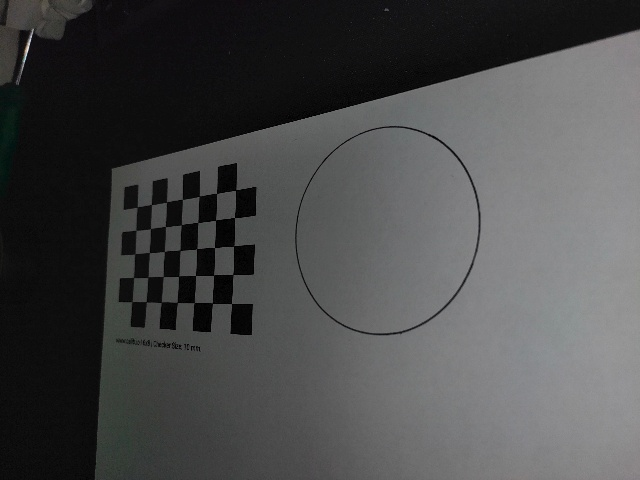
#> input picture src/chessboard/printed_chessboard_reduced.jpg, 640 x 480 px
$ python chessboard_reprojection.py
#> lines starting #> are read from the running program, lines starting #| are printed output that depends on the picture
import cv2
import numpy as np

def detect_chessboard_corners(image, pattern_size):
    image_gray = cv2.cvtColor(image, cv2.COLOR_BGR2GRAY)
    ret, corners = cv2.findChessboardCorners(image_gray, pattern_size, None)
    criteria = (cv2.TERM_CRITERIA_EPS + cv2.TERM_CRITERIA_MAX_ITER, 30, 0.001)
    corners = cv2.cornerSubPix(image_gray, corners, (5, 5), (-1, -1), criteria)
    return corners

# Load the two images
distorted_image = cv2.imread("printed_chessboard_reduced.jpg")
#> distorted_image is the input picture: shape (480, 640, 3); mean B, G, R 74, 73.8, 73.3
target_image = cv2.imread("printed_chessboard_frontal.png")
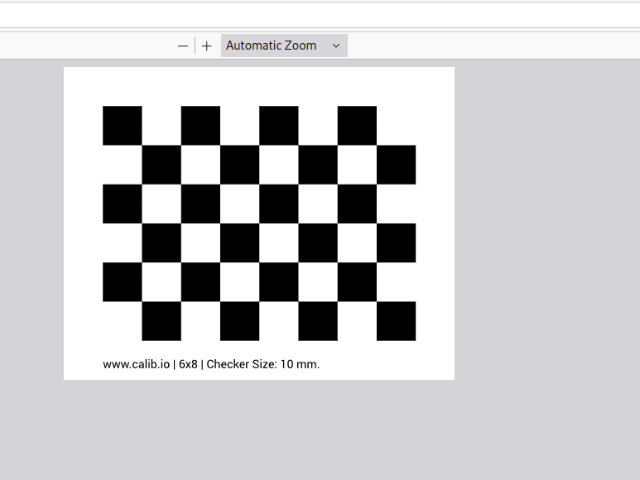
#> input picture src/chessboard/printed_chessboard_frontal.png, 640 x 480 px
#> target_image is the input picture: shape (480, 640, 3); mean B, G, R 203.8, 202.3, 202.3

# Number of nternal corners to detect
pattern_size = (7,5)

# Detect corners
corners_distorted = detect_chessboard_corners(distorted_image, pattern_size)
#> in detect_chessboard_corners, `ret, corners = cv2.findChessboardCorners(image_gray, pattern_size, None)`: ret = True; corners = 35 rows, first 8: [138.1, 206.9], [151.2, 204.5], [166.7, 202.5], [182, 198.9], [199.5, 196.5], [216.5, 193.6], [235.5, 190.1], [136.2, 230.1]
#> in detect_chessboard_corners, `corners = cv2.cornerSubPix(image_gray, corners, (5, 5), (-1, -1), crit..`: corners = 35 rows, first 8: [137.2, 206.9], [151.4, 204.6], [166.5, 202], [182.4, 199.3], [199.3, 196.1], [216.5, 193.4], [235.6, 190], [136, 230.3]
#> corners_distorted has the same summary as corners in detect_chessboard_corners
corners_target = detect_chessboard_corners(target_image, pattern_size)
#> in detect_chessboard_corners (call 2), `ret, corners = cv2.findChessboardCorners(image_gray, pattern_size, None)`: corners = 35 rows, first 8: [141.5, 144.8], [180.6, 144.7], [219.6, 144.7], [258.7, 144.8], [297.9, 144.7], [337.2, 144.7], [376.3, 144.7], [141.5, 183.9]
#> in detect_chessboard_corners (call 2), `corners = cv2.cornerSubPix(image_gray, corners, (5, 5), (-1, -1), crit..`: corners = 35 rows, first 8: [141.5, 144.7], [180.6, 144.7], [219.6, 144.7], [258.7, 144.7], [297.9, 144.7], [337.2, 144.7], [376.3, 144.7], [141.5, 183.8]
#> corners_target has the same summary as corners in detect_chessboard_corners

# Calculate homography
H, _ = cv2.findHomography(corners_distorted, corners_target)
#> H = [[4.73, 0.31, -501.1], [0.853, 2.62, -440.5], [0.00294, 0.000485, 1]]
print(H)
#| [[ 4.72769314e+00  3.09809496e-01 -5.01140614e+02]
#|  [ 8.53336995e-01  2.61627610e+00 -4.40493905e+02]
#|  [ 2.93673894e-03  4.85202212e-04  1.00000000e+00]]

# Warp the distorted image to match the target
corrected_image = cv2.warpPerspective(distorted_image, H, (2*distorted_image.shape[1], 2*distorted_image.shape[0]))
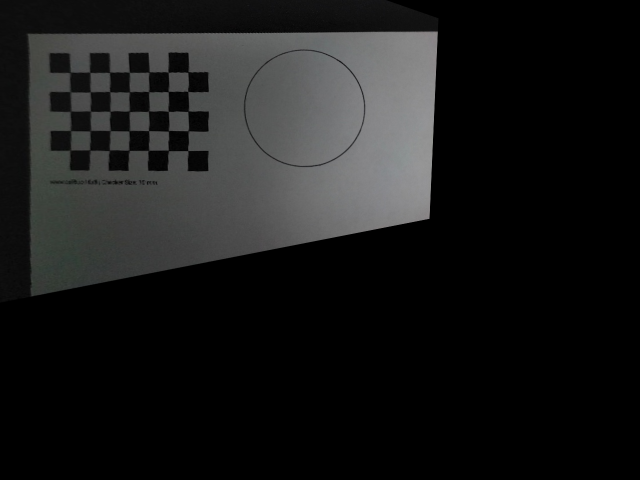
#> corrected_image: shape (960, 1280, 3) (shown at 1/2 size); mean B, G, R 25.6, 25.8, 25.5
cv2.imshow("Corrected", corrected_image)
cv2.waitKey(0)
